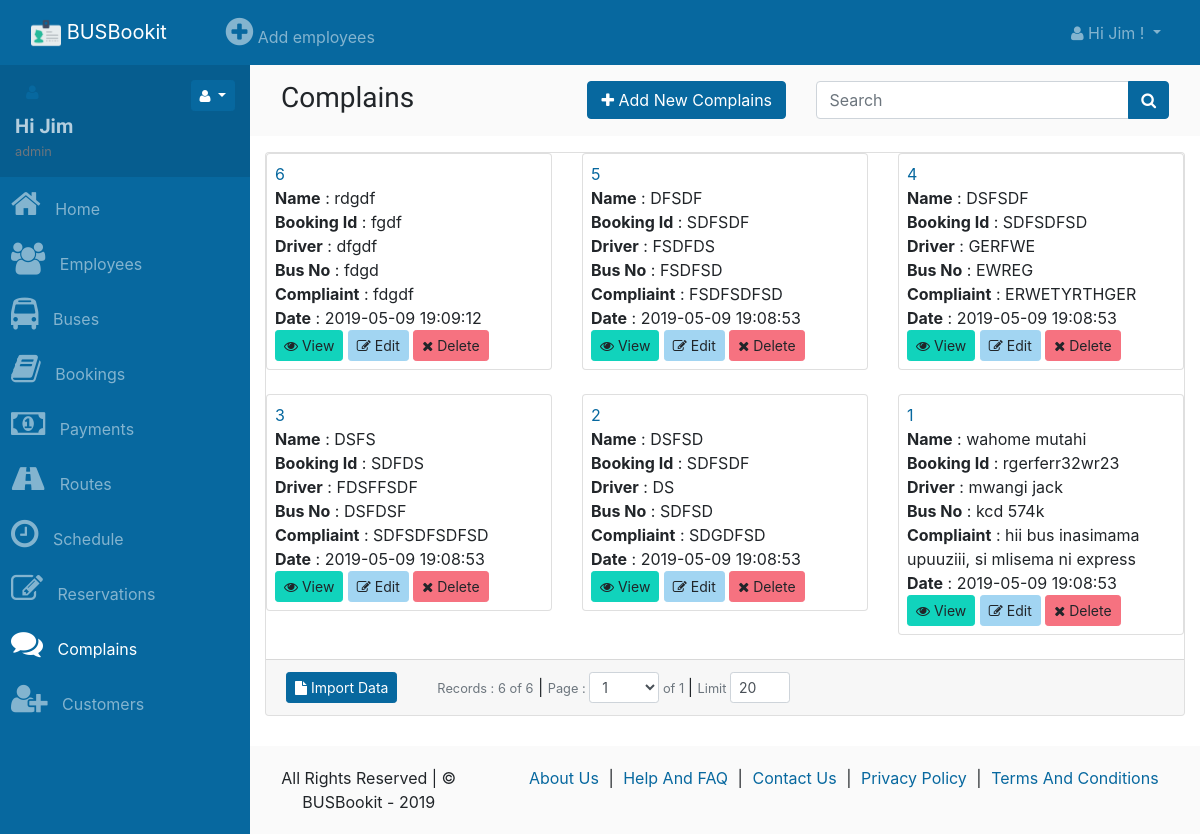
The app's page /complains (signed in) with its own data.
### tables this page shows
CREATE TABLE `complains` (
  `id` int(11) NOT NULL,
  `name` varchar(255) DEFAULT NULL,
  `booking_id` varchar(255) DEFAULT NULL,
  `driver` varchar(255) DEFAULT NULL,
  `bus_no` varchar(255) DEFAULT NULL,
  `compliaint` varchar(255) DEFAULT NULL,
  `date` timestamp NULL DEFAULT CURRENT_TIMESTAMP
);

### app/views/partials/complains/list.php (the view, shortened to what the rows shown need)
<?php
$can_edit = PageAccessManager::is_allowed('complains/edit');
$can_view = PageAccessManager::is_allowed('complains/view');
$can_delete = PageAccessManager::is_allowed('complains/delete');
?>
<?php
$view_data = $this->view_data;
$records = $view_data->records;
?>
<section class="page">
        <div  class="">
            <div class="container-fluid">
                <div class="row ">
                    <div class="col-md-12 comp-grid">
                        <div  class="card animated fadeIn">
                            <div id="complains-list-records">
                                <?php
                                if(!empty($records)){
                                ?>
                                <div class="page-records">
                                    <div class="row">
                                        <?php
                                        foreach($records as $data){
                                        ?>
                                        <div class="col-sm-4">
                                            <div class="card p-2 mb-4">
                                                <div>
                                                    <a href="<?php print_link("complains/view/$data[id]") ?>"><?php echo $data['id']; ?></a>
                                                </div>
                                                <div>
                                                    <strong>Name</strong> :  <?php echo $data['name']; ?>
                                                </div>
                                                <div>
                                                    <strong>Booking Id</strong> :  <?php echo $data['booking_id']; ?>
                                                </div>
                                                <div>
                                                    <strong>Driver</strong> :  <?php echo $data['driver']; ?>
                                                </div>
                                                <div>
                                                    <strong>Bus No</strong> :  <?php echo $data['bus_no']; ?>
                                                </div>
                                                <div>
                                                    <strong>Compliaint</strong> :  <?php echo $data['compliaint']; ?>
                                                </div>
                                                <div>
                                                    <strong>Date</strong> :  <?php echo $data['date']; ?>
                                                </div>
                                                <div>
                                                    <?php
                                                    if($can_view){
                                                    ?>
                                                    <a class="btn btn-sm btn-success has-tooltip" title="View Record" href="<?php print_link('complains/view/'.$data['id']); ?>">
                                                        <i class="fa fa-eye"></i> View
                                                    </a>
                                                    <?php
                                                    }
                                                    ?>
                                                    <?php
                                                    if($can_edit){
                                                    ?>
                                                    <a class="btn btn-sm btn-info has-tooltip" title="Edit This Record" href="<?php print_link('complains/edit/'.$data['id']); ?>">
                                                        <i class="fa fa-edit"></i> Edit
                                                    </a>
                                                    <?php
                                                    }
                                                    ?>
                                                    <?php
                                                    if($can_delete){
                                                    ?>
                                                    <a class="btn btn-sm btn-danger recordDeletePromptAction has-tooltip" title="Delete this record" href="<?php print_link("complains/delete/$data[id]"); ?>" data-prompt-msg="">
                                                        <i class="fa fa-times"></i>
                                                        Delete
                                                    </a>
                                                    <?php
                                                    }
                                                    ?>
                                                </div>
                                            </div>
                                        </div>
                                        <?php
                                        }
                                        ?>
                                    </div>
                                </div>
                                <?php
                                }
                                else{
                                ?>
                                <div class="text-muted ">
                                    <h4><i class="fa fa-ban"></i> Record not found</h4>
                                </div>
                                <?php
                                }
                                ?>
                            </div>
                        </div>
                    </div>
                </div>
            </div>
        </div>
    </section>

### records on screen
complains: id "6", name "rdgdf", booking "fgdf", driver "dfgdf", bus_no "fdgd", compliaint "fdgdf", date "2019-05-09 19:09:12"
complains: id "5", name "DFSDF", booking "SDFSDF", driver "FSDFDS", bus_no "FSDFSD", compliaint "FSDFSDFSD", date "2019-05-09 19:08:53"
complains: id "4", name "DSFSDF", booking "SDFSDFSD", driver "GERFWE", bus_no "EWREG", compliaint "ERWETYRTHGER", date "2019-05-09 19:08:53"
complains: id "3", name "DSFS", booking "SDFDS", driver "FDSFFSDF", bus_no "DSFDSF", compliaint "SDFSDFSDFSD", date "2019-05-09 19:08:53"
complains: id "2", name "DSFSD", booking "SDFSDF", driver "DS", bus_no "SDFSD", compliaint "SDGDFSD", date "2019-05-09 19:08:53"
complains: id "1", name "wahome mutahi", booking "rgerferr32wr23", driver "mwangi jack", bus_no "kcd 574k", compliaint "hii bus inasimama upuuziii, si mlisema ni express", date "2019-05-09 19:08:53"

### other values on screen
SITE_NAME "BUSBookit"
USER_NAME "Jim"
USER_ROLE "admin"
$menuobj['label'] "Home"
$menuobj['label'] "Employees"
$menuobj['label'] "Buses"
$menuobj['label'] "Bookings"
$menuobj['label'] "Payments"
$menuobj['label'] "Routes"
$menuobj['label'] "Schedule"
$menuobj['label'] "Reservations"
$menuobj['label'] "Complains"
$menuobj['label'] "Customers"
$menuobj['label'] "Add employees"
$button_text "Import Data"
